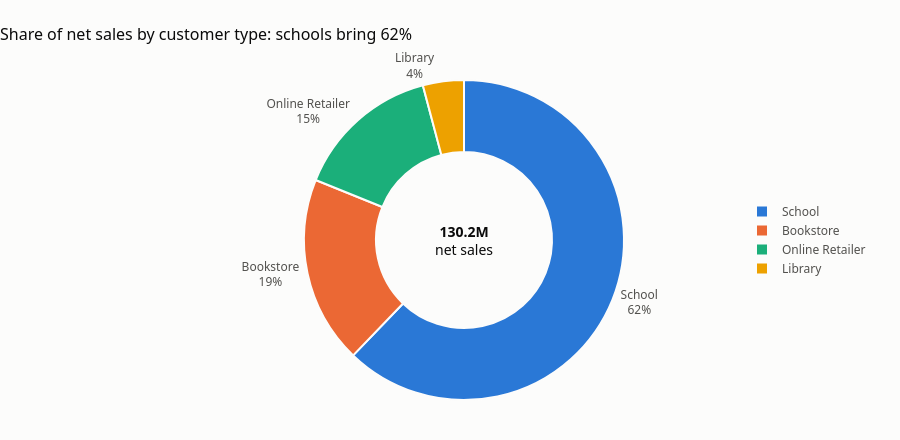

Notebook source saved alongside this figure:
### Code cell
ctype_colors = dict(zip(by_ctype.index, SERIES))  # same customer type -> same colour everywhere
fig = donut(by_ctype.index, by_ctype["NetSales"], [ctype_colors[c] for c in by_ctype.index],
            "Share of net sales by customer type: schools bring 62%", f"<b>{money(by_ctype['NetSales'].sum())}</b><br>net sales")
fig.show()

### Figure 1 — Plotly figure (JSON) as saved in the notebook; plotly's stock layout.template omitted (floating-point values rounded to 4 significant figures)
{"data": [{"automargin": true, "direction": "clockwise", "hole": 0.55, "hovertemplate": "%{label}: %{value:,.0f} (%{percent:.1%})<extra></extra>", "labels": ["School", "Bookstore", "Online Retailer", "Library"], "marker": {"colors": ["#2a78d6", "#eb6834", "#1baf7a", "#eda100"], "line": {"color": "#fcfcfb", "width": 2}}, "rotation": 0, "sort": false, "textinfo": "label+percent", "textposition": "outside", "texttemplate": "%{label}<br>%{percent:.0%}", "type": "pie", "values": [80940000.0, 24640000.0, 19200000.0, 5387000.0]}], "layout": {"annotations": [{"font": {"color": "#0b0b0b", "size": 14}, "showarrow": false, "text": "<b>130.2M</b><br>net sales"}], "bargap": 0.35, "font": {"color": "#52514e", "family": "Segoe UI, Arial, sans-serif", "size": 12}, "height": 440, "hoverlabel": {"bgcolor": "white", "font": {"size": 12}}, "legend": {"orientation": "v", "title": {"text": ""}, "x": 1, "xanchor": "left", "y": 0.5, "yanchor": "middle"}, "margin": {"b": 40, "l": 40, "r": 40, "t": 80}, "paper_bgcolor": "#fcfcfb", "plot_bgcolor": "#fcfcfb", "showlegend": true, "title": {"font": {"color": "#0b0b0b", "size": 16}, "text": "Share of net sales by customer type: schools bring 62%", "x": 0, "xanchor": "left"}, "xaxis": {"gridcolor": "#e6e5e0", "linecolor": "#e6e5e0", "title": {"font": {"size": 12}}, "zerolinecolor": "#e6e5e0"}, "yaxis": {"gridcolor": "#e6e5e0", "linecolor": "#e6e5e0", "title": {"font": {"size": 12}}, "zerolinecolor": "#e6e5e0"}}}
